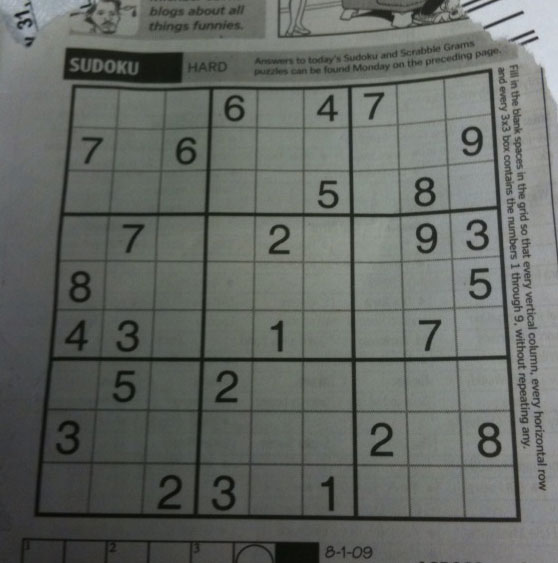
#> input picture used_images_videos/sudoku.png, 558 x 563 px, found by its file name
$ python draw_contours.py
#> lines starting #> are read from the running program, lines starting #| are printed output that depends on the picture; after the words box and inside, x2 and y2 are one past the last pixel; in counts of white or black regions, pixels touching at a corner belong together
import numpy as np
import cv2 as cv

cv.namedWindow('tracking')
Org = cv.imread('sudoku.png')
#> Org is the input picture: shape (563, 558, 3); mean B, G, R 99.5, 104.1, 100
# Org = cv.imread('aloeR.jpg')
Org = cv.resize(Org, (512, 512))
#> Org: shape (512, 512, 3)

cv.imshow('tracking', Org)

cv.createTrackbar('t1', 'tracking', 100, 255, lambda x: None)
cv.createTrackbar('t2', 'tracking', 200, 255, lambda x: None)

while True:
    img = Org.copy()
    img_gray = cv.cvtColor(img, cv.COLOR_BGR2GRAY)

    t1 = cv.getTrackbarPos('t1', 'tracking')
    t2 = cv.getTrackbarPos('t2', 'tracking')
    # thresh = cv.adaptiveThreshold(img_gray, 255, cv.ADAPTIVE_THRESH_GAUSSIAN_C, cv.THRESH_BINARY, 11, 10) # THRESH_BINARY
    canny = cv.Canny(img_gray, t1, t2)
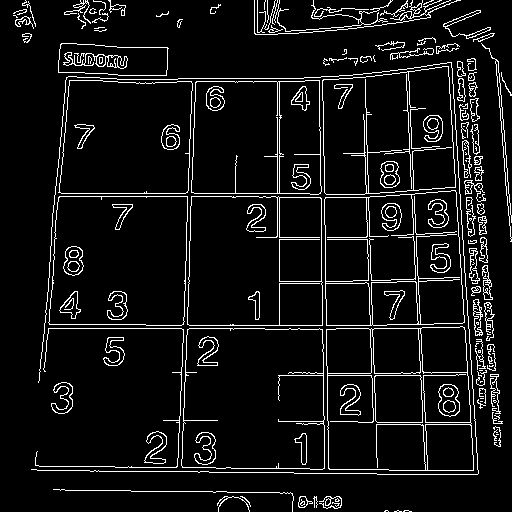
#> canny: shape (512, 512); 7.5% white in thin lines or dots
    contours, heirarchy = cv.findContours(canny, cv.RETR_TREE, cv.CHAIN_APPROX_NONE)
#> contours = 301 contours, 137 with area under 20; largest, box (x1, y1, x2, y2) and area: (326, 326, 474, 471) 20128, (181, 328, 325, 470) 19421, (181, 328, 325, 470) 19406, (324, 190, 465, 326) 17482, (187, 196, 323, 326) 17021

    # "contours" (here stores) is a python list of all contors in the image
    # each individual contour is a Numpy array of (x, y) co-ordinates of boundary points of the object
    # "heirarchy" is optional output vector containing information about the topology of the image

    cv.drawContours(img, contours, -1, (0, 255, 0), 2)
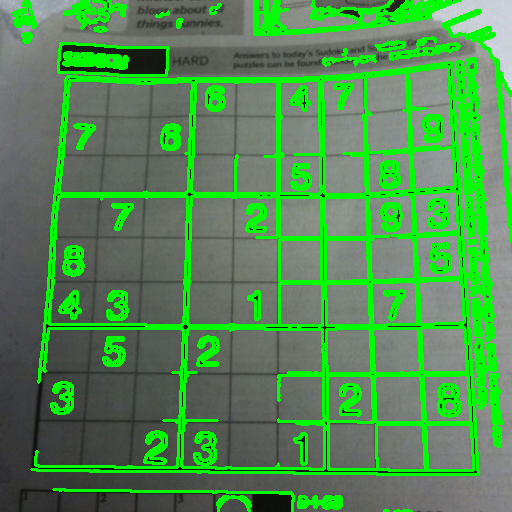
#> img: shape (512, 512, 3); mean B, G, R 80.8, 140.6, 81.1

    cv.imshow('Image', img)
    cv.imshow('thresh', canny)
    # cv.imshow('ghey', img_gray)

    k = cv.waitKey(1) & 0xFF
#> (key Esc is pressed here)
    if k == 27:
        break

cv.destroyAllWindows()
